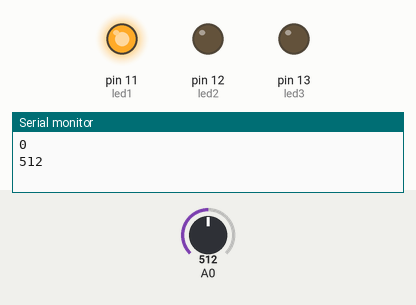
A sketch run on a simulated Arduino Uno, built with avr-gcc and run on an emulated ATmega328P. Parts: output pins drawn as LEDs (lit = HIGH), the last lines printed to the serial monitor. The inputs (shaded band) are chosen by the test bench; at power-on: A0 = 512. Random numbers use the default seed unless the sketch sets one.

Above: at 0.1 s.
At 20.6 s:
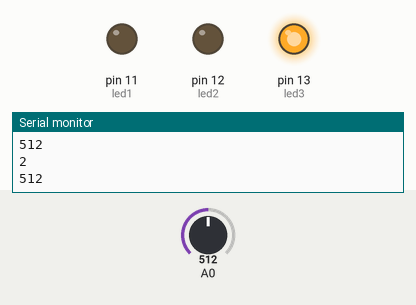
At 39.6 s:
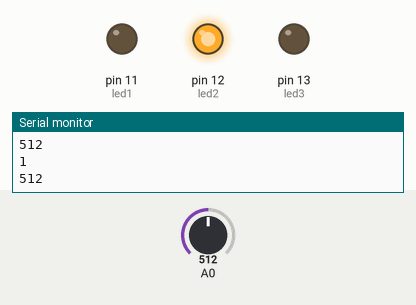
Timing chart, 0 to 40.0 s (numbered marks = the images above):
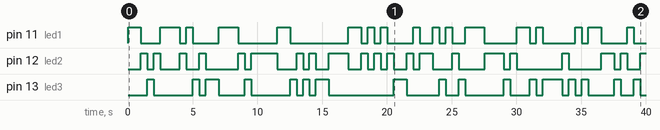

Measured:
- by itself, pin 11 (led1): LOW → HIGH at 0.00 s, → LOW 1.0 s later, → HIGH 1.5 s later, → LOW 1.5 s later, … (34 changes in this stretch)
- by itself, pin 12 (led2): LOW → HIGH at 1.0 s, → LOW 0.50 s later, → HIGH 0.50 s later, → LOW 0.50 s later, … (41 changes in this stretch)
- by itself, pin 13 (led3): LOW → HIGH at 1.5 s, → LOW 0.50 s later, → HIGH 3.0 s later, → LOW 0.50 s later, … (34 changes in this stretch)

The sketch:

main2.ino
```cpp
int led1 = 11;
int led2 = 12;
int led3 = 13;

void setup() {
    pinMode(led1, OUTPUT);
    pinMode(led2, OUTPUT);
    pinMode(led3, OUTPUT);

    randomSeed(analogRead(A0));

    Serial.begin(114000);
}

void loop() {
    int value = random(100) % 3;
    Serial.println(getValue(value));
    Serial.println(debug());

    switch (value) {
        case 0:
            runLed(led1, 500);
            break;

        case 1:
            runLed(led2, 500);
            break;

        case 2:
            runLed(led3, 500);
            break;
    }
}

void runLed(int led, int sleep) { // Milisecond
    digitalWrite(led, HIGH);
    delay(sleep);
    digitalWrite(led, LOW);
}

int getValue(int value) {
    return value;
}

int debug() {
    return analogRead(A0);
}
```
